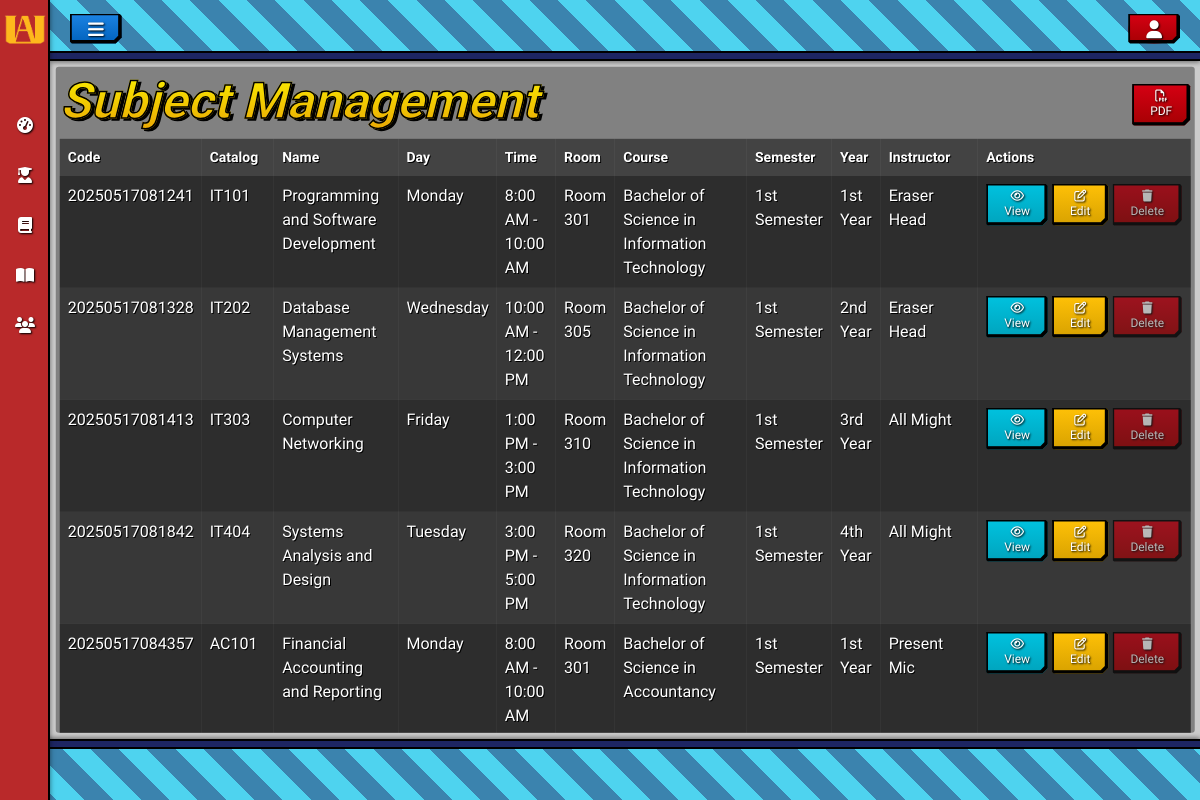
The app's page /app/views/subject_management/index.php (signed in) with its own data.
### tables this page shows
CREATE TABLE `subjects` (
  `id` int NOT NULL,
  `code` varchar(20) NOT NULL,
  `catalog_no` varchar(20) NOT NULL,
  `name` varchar(100) NOT NULL,
  `day` varchar(10) NOT NULL,
  `time` varchar(20) NOT NULL,
  `room` varchar(20) NOT NULL,
  `course_id` int NOT NULL,
  `semester` tinyint NOT NULL,
  `year_level` tinyint NOT NULL,
  `instructor_id` int NOT NULL,
  `created_at` timestamp NOT NULL DEFAULT CURRENT_TIMESTAMP,
  `updated_at` timestamp NULL DEFAULT NULL ON UPDATE CURRENT_TIMESTAMP
);

CREATE TABLE `courses` (
  `id` int NOT NULL,
  `code` varchar(20) NOT NULL,
  `name` varchar(100) NOT NULL,
  `created_at` timestamp NOT NULL DEFAULT CURRENT_TIMESTAMP,
  `updated_at` timestamp NULL DEFAULT NULL ON UPDATE CURRENT_TIMESTAMP
);

CREATE TABLE `users` (
  `id` int NOT NULL,
  `name` varchar(100) NOT NULL,
  `email` varchar(100) NOT NULL,
  `password` varchar(255) NOT NULL,
  `role` varchar(20) NOT NULL,
  `status` varchar(20) NOT NULL,
  `created_at` timestamp NOT NULL DEFAULT CURRENT_TIMESTAMP,
  `updated_at` timestamp NULL DEFAULT NULL ON UPDATE CURRENT_TIMESTAMP,
  `designation` int NOT NULL DEFAULT '1'
);

### app/models/Model.php (called while the page is built, shortened)
<?php
class Model{
    protected static $conn;
    protected static $table;
    public static function setConnection($conn){
        self::$conn = $conn;
    }
    protected static function all(){
        try{
            $sql = "SELECT * from " . static::$table;
            $stmt = self::$conn->query($sql);
            $rows =  $stmt->fetchAll();
            return count($rows) > 0 ? $rows : null;
        }
        catch(PDOException $e){
            die("Query failed: " . $e->getMessage());
        }
    }
    protected static function find($id){
        try{
            $sql = "SELECT * from " . static::$table . " WHERE id = :id";
            $stmt = self::$conn->prepare($sql);
            $stmt->bindParam(':id', $id);
            $stmt->execute();
            $row =  $stmt->fetch();
            if(empty($row)){
                return null;
            }
            else{
                return count($row) > 0 ? $row : null;
            }
        }
        catch(PDOException $e){
            die("Query failed: " . $e->getMessage());
        }
    }
}

### app/models/Subject.php (called while the page is built, shortened)
<?php
require_once 'Model.php';
require_once 'Course.php';
require_once 'User.php';
require_once 'Subject_Enrollment.php';
class Subject extends Model{
    public static function all(){
        $results = parent::all();
        return $results
            ? array_map(fn($subject) => new self($subject), $results)
            : null;
    }
}

### app/models/Course.php (called while the page is built, shortened)
<?php
require_once 'Model.php';
class Course extends Model{
    public static function find($id){
        $result = parent::find($id);
        return $result
            ? new self($result)
            : null;
    }
}

### app/models/User.php (called while the page is built, shortened)
<?php
require_once 'Model.php';
require_once 'Subject.php';
class User extends Model{
    public static function find($id){
        $result = parent::find($id);
        return $result
            ? new self($result)
            : null;
    }
}

### app/models/Subject_Enrollment.php (called while the page is built, shortened)
<?php
require_once 'Model.php';
class Subject_Enrollment extends Model{
    public static function all(){
        $results = parent::all();
        return $results
            ? array_map(fn($book) => new self($book), $results)
            : null;
    }
}

### app/views/subject_management/index.php (the view, shortened to what this page needs)
<?php
require_once '../../models/Subject.php';
require_once '../../models/Subject_enrollment.php';
require_once '../../models/Course.php';
require_once '../../models/User.php';
include '../layout/header.php';
$subjects = Subject::all();
$subject_enrollment = Subject_Enrollment::all();
?>
<div class="full-screen-bg">
    <div class="container-fluid">
        <div class="bg index-bg">
            <div class="main-title d-flex align-items-center">
                <h1 class = "index-title text" data-text ="Subject Management">Subject Management</h1>
                <button class="btn btn-danger ms-auto" id="generate_report"><i class="fa-regular fa-file-pdf"></i> PDF</button>
            </div>
            <table id="subjectsTable" class="table table-striped">
                <thead>
                    <tr class="table-dark">
                        <th>Code</th>
                        <th>Catalog</th>
                        <th>Name</th>
                        <th>Day</th>
                        <th>Time</th>
                        <th>Room</th>
                        <th>Course</th>
                        <th>Semester</th>
                        <th>Year</th>
                        <th>Instructor</th>
                        <th>Actions</th>
                    </tr>
                </thead>
                <tbody>
                    <?php if(empty($subjects)): ?>
                    <?php else:
                        foreach ($subjects as $subject):
                            $isEnrolled = false;
                            if(empty($subject_enrollment)){}
                            else{
                                foreach ($subject_enrollment as $enrollment) {
                                    if ($enrollment->subject_id == $subject->id) {
                                        $isEnrolled = true;
                                        break;
                                    }
                                }
                            }
                    ?>
                        <tr>
                            <td><?= $subject->code ?></td>
                            <td><?= $subject->catalog_no ?></td>
                            <td><?= $subject->name ?></td>
                            <td><?= $subject->day ?></td>
                            <td><?= $subject->time ?></td>
                            <td><?= $subject->room ?></td>
                            <td>
                                <?php
                                    $course = Course::find($subject->course_id);
                                    echo $course ? $course->name : 'N/A';
                                ?>
                            </td>
                            <td>
                                <?php
                                    if ($subject->semester == 1) {
                                        echo '1st Semester';
                                    } elseif ($subject->semester == 2) {
                                        echo '2nd Semester';
                                    } else {
                                        echo 'N/A';
                                    }
                                ?>
                            </td>
                            <td>
                                <?php
                                    if ($subject->year_level == 1) {
                                        echo '1st Year';
                                    } elseif ($subject->year_level == 2) {
                                        echo '2nd Year';
                                    } elseif ($subject->year_level == 3) {
                                        echo '3rd Year';
                                    } elseif ($subject->year_level == 4) {
                                        echo '4th Year';
                                    } else {
                                        echo 'N/A';
                                    }
                                ?>
                            </td>
                            <td>
                                <?php
                                    $instructor =User::find($subject->instructor_id);
                                    echo $instructor ? $instructor->name : 'N/A';
                                ?>
                            </td>
                            <td class="text-nowrap">
                                <a href="show.php?id=<?= $subject->id ?>" class="btn btn-info"><i class="fa-regular fa-eye"></i> View</a>
                                <a href="edit.php?id=<?= $subject->id ?>" class="btn btn-warning"><i class="fa-regular fa-edit"></i> Edit</a>
                                <?php if (!$isEnrolled): ?>
                                    <a href="destroy.php?id=<?= $subject->id ?>" class="btn btn-danger delete"><i class="fas fa-trash"></i> Delete</a>
                                <?php else: ?>
                                    <button class="btn btn-danger del" disabled><i class="fas fa-trash"></i> Delete</button>
                                <?php endif; ?>
                            </td>
                        </tr>
                    <?php endforeach; ?>
                    <?php endif; ?>
                </tbody>
            </table>
        </div>
    </div>
</div>
<?php include '../layout/footer.php'; ?>

### assets/css/style.css (style rules this page uses)
.btn { font-size: 12px; font-family: 'Quantico', sans-serif; }
.full-screen-bg { position: relative; }
.bg.index-bg { animation: fade-in 1.0s ease-in-out; background-color: #0000005d !important; padding: 4px; width: 99%; max-width: inherit; height: 100%; max-height: 98%; z-index: 0; border-radius: 3px; position: absolute; left: 50%; top: 50%; transform: translate(-50%, -50%); overflow: hidden; }
table.table thead th, table.table tbody td, table.table tfoot td { color: white; font-family: 'Quantico', sans-serif; text-shadow: 1px 1px 0 black; border: none; }
table.table thead th { font-size: 14px; }
html, body { overflow-y: hidden; }
body { background-image: linear-gradient(rgba(0, 0, 0, 0.2), rgba(0, 0, 0, 0.2)), url('../picture/ua_background.png') !important; background-size: cover; background-repeat: no-repeat; background-attachment: fixed; background-position: center; }
h1.index-title.text { position: relative; font-family: 'Bungee', sans-serif; font-style: italic; background: linear-gradient(to bottom, #fbf200, #e9a604); -webkit-background-clip: text; background-clip: text; -webkit-text-fill-color: transparent; font-weight: 800; -webkit-text-stroke: 1.5px rgb(0, 0, 0); font-size: 50px; padding-right: 10px; }
h1.index-title.text::before { content: attr(data-text); position: absolute; inset: 0; color: black; z-index: -1; top: 2px; left: 3px; -webkit-text-fill-color: black; }
#subjectsTable thead th, #subjectsTable tbody td, #usersTable thead th, #usersTable tbody td { background-color:rgba(0, 0, 0, 0.484); color: white; text-shadow: 1px 1px 0 black; }
#listsTable tbody tr:nth-of-type(odd), #subjectsTable tbody tr:nth-of-type(odd), #usersTable tbody tr:nth-of-type(odd) { background-color:rgba(0, 0, 0, 0.295); }
#listsTable tbody tr:nth-of-type(even), #subjectsTable tbody tr:nth-of-type(even), #usersTable tbody tr:nth-of-type(even) { background-color:rgba(0, 0, 0, 0.164); }
.btn { --border-color: black; --border-width: 0.30em; --edge-size: 0.5em; text-shadow: 1px 1px 2px black; cursor: pointer; background: var(--background-color); padding: 0.5em 1.5em; border: 0; position: relative; isolation: isolate; display: inline-grid; place-content: center; clip-path: polygon( 0 0%, calc(100% - 0.2em) 0%, 100% 0.2em, 100% calc(100% - var(--edge-size)), calc(100% - var(--edge-size)) 100%, 0.15em 100%, 0% calc(100% - 0.15em), 0% 0 ); transition: color 250ms; }
.btn-danger, button.swal2-cancel { --background-color: linear-gradient(to bottom, #d60013, #a50003); }
.btn-info { --background-color: linear-gradient(to bottom, #00c2df, #00a3bc); color: white; }
.btn-warning { --background-color: linear-gradient(to bottom, #ffc107, #d7a100); color: white; }
.btn::before { content: ""; position: absolute; inset: 0; background: var(--border-color); z-index: -2; }
.btn::after { content: ""; position: absolute; inset: 0; background: var(--background-color); z-index: -1; clip-path: polygon( 0.15em calc(0.15em), calc(0.15em) 0.15em, calc(100% - var(--border-width)) 0.15em, calc(100% - var(--border-width)) calc(100% - calc(var(--edge-size) + var(--border-width) * 0.5)), calc(100% - calc(var(--edge-size) + var(--border-width) * 0.5)) calc(100% - var(--border-width)), calc(0.15em) calc(100% - var(--border-width)) ); transition: clip-path 500ms; }
.btn.btn-info i, #filter_all i, #cancel_filter i { transition: transform 0.1s ease-in-out; }
.btn.create i, .btn.btn-danger.delete i, #generate_report i, #filter_data i, .btn.btn-warning.filter i, .btn.ms-auto.profile i { transition: transform 0.1s ease-in-out; }
.main-title { position: relative; }

### records on screen
subjects: code "20250517081241", catalog_no "IT101", name "Programming and Software Development", day "Monday", time "8:00 AM - 10:00 AM", room "Room 301", course.name "Bachelor of Science in Information Technology", semester "1st Semester", year_level "1st Year", instructor.name "Eraser Head", shows "Delete"
subjects: code "20250517081328", catalog_no "IT202", name "Database Management Systems", day "Wednesday", time "10:00 AM - 12:00 PM", room "Room 305", course.name "Bachelor of Science in Information Technology", semester "1st Semester", year_level "2nd Year", instructor.name "Eraser Head", shows "Delete"
subjects: code "20250517081413", catalog_no "IT303", name "Computer Networking", day "Friday", time "1:00 PM - 3:00 PM", room "Room 310", course.name "Bachelor of Science in Information Technology", semester "1st Semester", year_level "3rd Year", instructor.name "All Might", shows "Delete"
subjects: code "20250517081842", catalog_no "IT404", name "Systems Analysis and Design", day "Tuesday", time "3:00 PM - 5:00 PM", room "Room 320", course.name "Bachelor of Science in Information Technology", semester "1st Semester", year_level "4th Year", instructor.name "All Might", shows "Delete"
subjects: code "20250517084357", catalog_no "AC101", name "Financial Accounting and Reporting", day "Monday", time "8:00 AM - 10:00 AM", room "Room 301", course.name "Bachelor of Science in Accountancy", semester "1st Semester", year_level "1st Year", instructor.name "Present Mic", shows "Delete"
